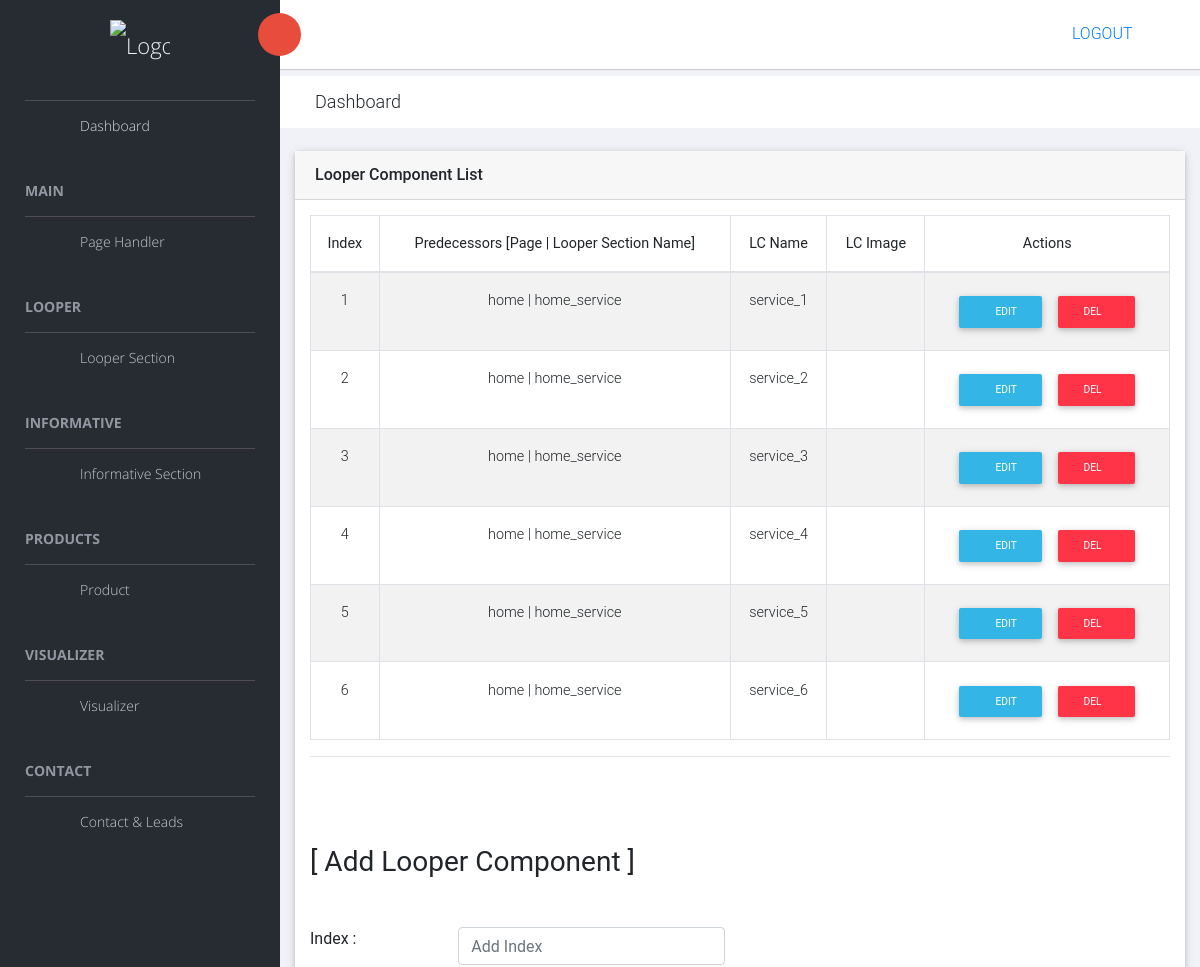
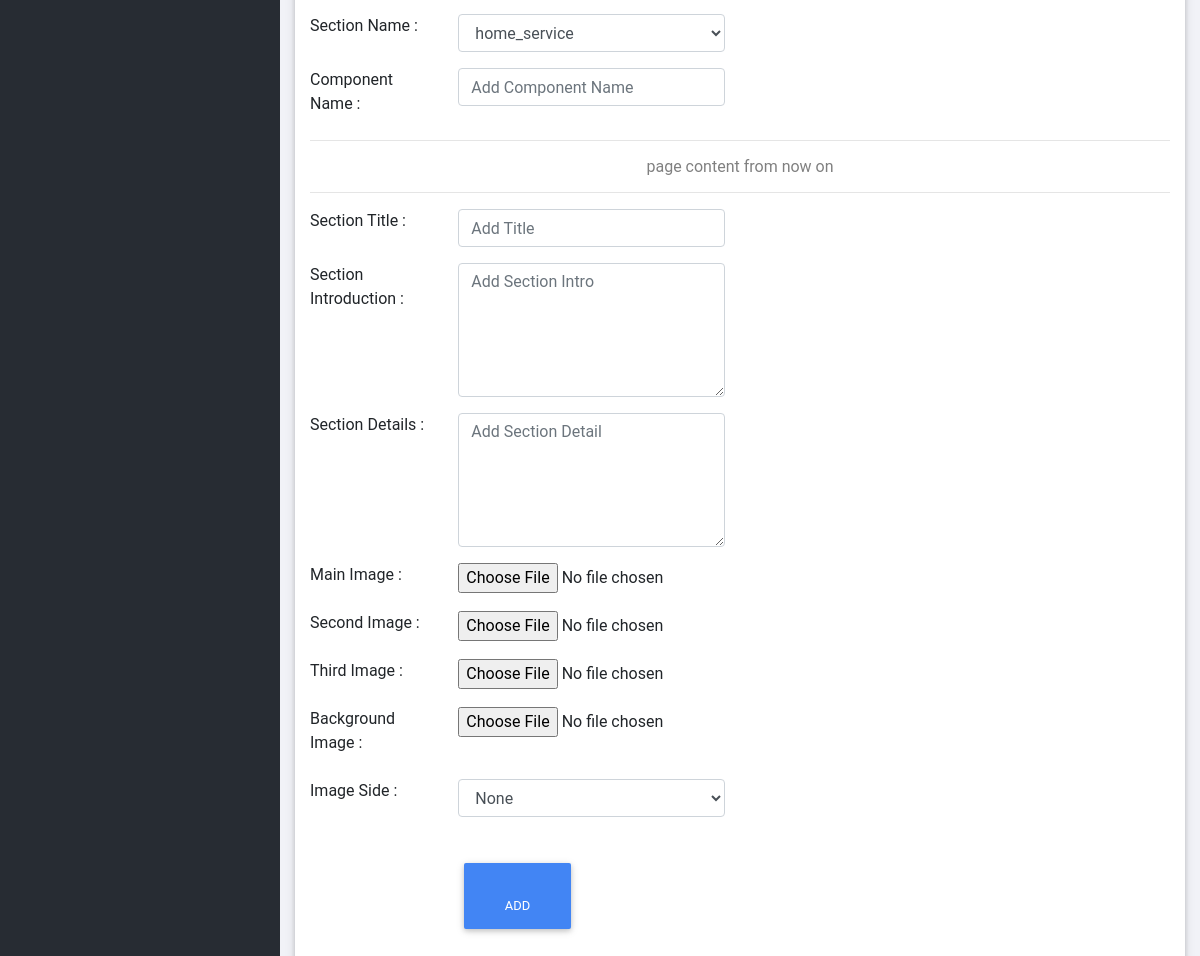
/panel/looper/home_service/looper_component/ (signed in), run on the app's committed database (2 pictures, top to bottom).
### panel/models.py (models this page shows, shortened)
class Looper_Component(models.Model) :
    fk = models.ForeignKey(Looper_Section, on_delete=models.CASCADE, null=True, blank=True)
    page_name = models.CharField(max_length=100, null=True, blank=True)
    section_name = models.CharField(max_length=100, null=True, blank=True)
    index = models.CharField(max_length=10, null=True, blank=True)
    name = models.CharField(max_length=30, null=True, blank=True)
    title = models.CharField(max_length=200, null=True, blank=True)
    intro = models.TextField(null=True, blank=True)
    detail = models.TextField(null=True, blank=True)
    main_image = models.ImageField(upload_to='looper', null=True, blank=True)
    second_image = models.ImageField(upload_to='looper', null=True, blank=True)
    third_image = models.ImageField(upload_to='looper', null=True, blank=True)
    bg_image = models.ImageField(upload_to='looper', null=True, blank=True)
    side =  models.CharField(max_length=50, null=True, blank=True, default="")

class Looper_Section(models.Model) :
    fk = models.ForeignKey(Page_Handler, on_delete=models.SET_NULL, null=True, blank=True)
    page_name = models.CharField(max_length=100, null=True, blank=True)
    index = models.CharField(max_length=10, null=True, blank=True)
    name = models.CharField(max_length=100, null=True, blank=True)

### panel/views.py (the view)
# urls.py: url(r"^panel/looper/(?P<loop_sec_name_w>.*)/looper_component/$", views.looper_component, name="looper_component"),
def looper_component(request, loop_sec_name_w) :
    if not request.user.is_authenticated :
        return redirect('mylogin')
    try:
        looper_section = Looper_Section.objects.get(name=loop_sec_name_w)
    except Looper_Section.DoesNotExist:
        looper_section = None
    if looper_section != None :
        looper_component = Looper_Component.objects.filter(fk=looper_section)
        return render(request, 'looper_component.html', {
            'looper_section': looper_section,
            'looper_component': looper_component,
        })
    else :
        return HttpResponse("No Looper Section found !")

### panel/templates/looper_component.html (shortened to what this page needs)
{% extends 'master_back.html' %}
{% load static %}
{% block headblock %}
    <link rel="stylesheet" href="{% static 'back/vendors/datatables.net-bs4/css/dataTables.bootstrap4.min.css' %}">
    <link rel="stylesheet" href="{% static 'back/vendors/datatables.net-buttons-bs4/css/buttons.bootstrap4.min.css' %}">
    <link href="{% static 'back/vendors/mdb/mdb.min.css' %}" rel="stylesheet">
    <link href="{% static 'back/vendors/smart-photo/smartphoto.min.css' %}" rel="stylesheet">
{% endblock %}
{% block page_content %}
    <div class="animated fadeIn">
        <div class="row">
            <div class="col-md-12">
                <div class="card" id="looper">
                    <div class="card-header">
                        <strong class="card-title">Looper Component List</strong>
                    </div>
                    <div class="card-body">
                        <table id="bootstrap-data-table-export" class="dataa-table table table-striped table-bordered">
                            <thead>
                                <tr>
                                    <th class="text-center">Index</th>
                                    <th class="text-center">Predecessors [Page | Looper Section Name]</th>
                                    <th class="text-center">LC Name</th>
                                    <th class="text-center">LC Image</th>
                                    <th class="text-center">Actions</th>
                                </tr>
                            </thead>
                            <tbody>
                                {% if looper_component %}
                                {% for looper_component in looper_component %}
                                <tr>
                                    <td class="text-center">
                                        {{looper_component.index}}
                                    </td>
                                    <td class="text-center">
                                        {% if looper_section %} {{looper_section.page_name}} {% endif %} | {{looper_section.name}}
                                    </td>
                                    <td class="text-center">
                                        {{looper_component.name}}
                                    </td>
                                    <td class="text-center">
                                    </td>
                                    <td class="text-center">
                                        <a href="{% url 'looper_component_edit' looper_section.name looper_component.pk %}"><button type="button" class="btn btn-info btn-sm"><i class="fa fa-pencil"></i> Edit</button></a>
                                        <a href="#" data-toggle="modal" data-target="#looper_component_{{looper_component.pk}}"><button type="button" class="btn btn-danger btn-sm">Del<i class="fa fa-times"></i></button></a>
                                    </td>
                                </tr>
                                {% endfor %}
                                {% endif %}
                            </tbody>
                        </table>
                        <hr>
                        <br><br><br>
                        <form action="{% url 'looper_component_add' looper_section.name %}" method="post" enctype="multipart/form-data" class="form-horizontal">
                            <h3>[ Add Looper Component ] </h3> <br><br>
                            <div class="row form-group">
                                <div class="col-12 col-md-2">
                                    <label for="index" class=" form-control-label">Index : </label>
                                </div>
                                <div class="col col-md-4">
                                    <input type="text" id="index" name="index" placeholder="Add Index" class="form-control" required>
                                </div>
                            </div>
                            <div class="row form-group">
                                <div class="col-12 col-md-2">
                                    <label for="section_name" class=" form-control-label">Section Name : </label>
                                </div>
                                <div class="col col-md-4">
                                    <select name="section_name" id="section_name" class="form-control" required>
                                        <option value="{{looper_section.name}}">{{looper_section.name}}</option>
                                    </select>
                                </div>
                            </div>
                            <div class="row form-group">
                                <div class="col-12 col-md-2">
                                    <label for="name" class=" form-control-label">Component Name : </label>
                                </div>
                                <div class="col col-md-4">
                                    <input type="text" id="name" name="name" placeholder="Add Component Name" class="form-control" required>
                                </div>
                            </div>
                            <hr>
                            <h6 class="text-center" style="color: grey;">page content from now on</h6>
                            <hr>
                            <div class="row form-group">
                                <div class="col-12 col-md-2">
                                    <label for="title" class=" form-control-label">Section Title : </label>
                                </div>
                                <div class="col col-md-4">
                                    <input type="text" id="title" name="title" placeholder="Add Title" class="form-control">
                                </div>
                            </div>
                            <div class="row form-group">
                                <div class="col-12 col-md-2">
                                    <label for="intro" class=" form-control-label">Section Introduction : </label>
                                </div>
                                <div class="col col-md-4">
                                    <textarea name="intro" id="intro" cols="30" rows="5"  class="form-control" placeholder="Add Section Intro"></textarea>
                                </div>
                            </div>
                            <div class="row form-group">
                                <div class="col-12 col-md-2">
                                    <label for="detail" class=" form-control-label">Section Details : </label>
                                </div>
                                <div class="col col-md-4">
                                    <textarea name="detail" id="detail" cols="30" rows="5"  class="form-control" placeholder="Add Section Detail"></textarea>
                                </div>
                            </div>
                            <div class="row form-group">
                                <div class="col-12 col-md-2">
                                    <label for="main_image" class=" form-control-label">Main Image : </label>
                                </div>
                                <div class="col col-md-4">
                                    <input type="file" id="main_image" name="main_image" class="form-control-file">
                                </div>
                            </div>
                            <div class="row form-group">
                                <div class="col-12 col-md-2">
                                    <label for="second_image" class=" form-control-label">Second Image : </label>
                                </div>
                                <div class="col col-md-4">
                                    <input type="file" id="second_image" name="second_image" class="form-control-file">
                                </div>
                            </div>
                            <div class="row form-group">
                                <div class="col-12 col-md-2">
                                    <label for="third_image" class=" form-control-label">Third Image : </label>
                                </div>
                                <div class="col col-md-4">
                                    <input type="file" id="third_image" name="third_image" class="form-control-file">
                                </div>
                            </div>
                            <div class="row form-group">
                                <div class="col-12 col-md-2">
                                    <label for="bg_image" class=" form-control-label">Background Image : </label>
                                </div>
                                <div class="col col-md-4">
                                    <input type="file" id="bg_image" name="bg_image" class="form-control-file">
                                </div>
                            </div>
                            <div class="row form-group">
                                <div class="col-12 col-md-2">
                                    <label for="side" class=" form-control-label">Image Side : </label>
                                </div>
                                <div class="col col-md-4">
                                    <select name="side" id="side" class="form-control">
                                        <option value="" selected>None</option>
                                    </select>
                                </div>
                            </div>
                            <br>
                            <div class="row form-group">
                                <div class="col col-md-2"></div>
                                <div class="col col-md-2">
                                    <button type="submit" class="btn btn-primary "><i class="fa fa-plus"></i> Add</button>
                                </div>
                            </div>
                        </form>
                    </div>
                </div>
            </div>
        </div>
    </div>
{% endblock %}

### panel/templates/master_back.html (shortened to what this page needs)
{% load static %}
<!doctype html>
<html class="no-js" lang="en">
<head>
    <link rel="stylesheet" href="{% static 'back/vendors/bootstrap/dist/css/bootstrap.min.css' %}">
    <link rel="stylesheet" href="{% static 'back/vendors/font-awesome/css/font-awesome.min.css' %}">
    <link rel="stylesheet" href="{% static 'back/vendors/themify-icons/css/themify-icons.css' %}">
    <link rel="stylesheet" href="{% static 'back/vendors/flag-icon-css/css/flag-icon.min.css' %}">
    <link rel="stylesheet" href="{% static 'back/vendors/selectFX/css/cs-skin-elastic.css' %}">
    <link rel="stylesheet" href="{% static 'back/vendors/jqvmap/dist/jqvmap.min.css' %}">
    <link rel="stylesheet" href="{% static 'back/assets/css/style.css' %}">
    {% block headblock %}
    {% endblock %}
</head>
<body>
    <aside id="left-panel" class="left-panel">
        <nav class="navbar navbar-expand-sm navbar-default" style="box-shadow: none;">
            <div class="navbar-header">
                <a class="navbar-brand" href="./"><img src="{% static 'front/images/Rang_1.svg' %}" alt="Logo" style="max-width: 60px; padding-bottom: 30px; padding-top: 20px;"></a>
            </div>
            <div id="main-menu" class="main-menu collapse navbar-collapse" >
                <ul class="nav navbar-nav">
                    <li class="active">
                        <a href="#"> <i class="menu-icon fa fa-dashboard"></i>Dashboard </a>
                    </li>
                    <h3 class="menu-title">Main</h3>
                    <li class="menu-icon">
                        <a href="{% url 'page_handler' %}"> <i class="menu-icon fa fa-th"></i>Page Handler</a>
                    </li>
                    <h3 class="menu-title">Looper</h3>
                    <li class="menu-icon">
                        <a href="{% url 'looper_section' %}"> <i class="menu-icon fa fa-th"></i>Looper Section</a>
                    </li>
                    <h3 class="menu-title">Informative</h3>
                    <li class="menu-icon">
                        <a href="{% url 'informative_section' %}"> <i class="menu-icon fa fa-th"></i>Informative Section</a>
                    </li>
                    <h3 class="menu-title">Products</h3>
                    <li class="menu-item-has-children dropdown">
                        <a href="#" class="dropdown-toggle" data-toggle="dropdown" aria-haspopup="true" aria-expanded="false"> <i class="menu-icon fa fa-th"></i>Product</a>
                    </li>
                    <h3 class="menu-title">Visualizer</h3>
                    <li>
                        <a href="{% url 'vsg_back' %}"><i class="menu-icon fa fa-th"></i>Visualizer</a>
                    </li>
                    <h3 class="menu-title">Contact</h3>
                    <li>
                        <a href="{% url 'contact_back' %}"><i class="menu-icon fa fa-th"></i>Contact & Leads</a>
                    </li>
                </ul>
            </div>
        </nav>
    </aside>
    <div id="right-panel" class="right-panel">
        <header id="header" class="header">
            <div class="header-menu">
                <div class="col-sm-7">
                    <a id="menuToggle" class="menutoggle pull-left"><i class="fa fa fa-tasks"></i></a>
                    <div class="header-left">
                        <button class="search-trigger" disabled><i class="fa fa-search"></i></button>
                    </div>
                </div>
                <div class="col-sm-5">
                    <div class="language-select" id="language-select">
                        <a href="{% url 'mylogout' %}"  id="language" aria-haspopup="true" aria-expanded="true">
                            LOGOUT<i class="fa fa-sign-out"></i>
                        </a>
                    </div>
                </div>
            </div>
        </header>
        <div class="breadcrumbs">
            <div class="col-sm-4">
                <div class="page-header float-left">
                    <div class="page-title">
                        <h1>Dashboard</h1>
                    </div>
                </div>
            </div>
            <div class="col-sm-8">
                <div class="page-header float-right">
                </div>
            </div>
        </div>
        <div class="content mt-3">
            {% block page_content %}
            {% endblock %}
        </div>
    </div>
</body>
</html>

### data on the page
Looper_Component: index "1", name "service_1"
Looper_Section: page_name "home", name "home_service", section_name "home_service"
Looper_Component: index "2", name "service_2"
Looper_Component: index "3", name "service_3"
Looper_Component: index "4", name "service_4"
Looper_Component: index "5", name "service_5"
Looper_Component: index "6", name "service_6"
